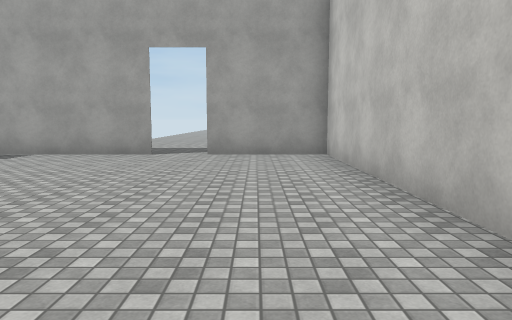
View 1 (above)

19 first-person views from a walk through a 3-D level made in the Unity game engine. The camera is 1.4 m above the floor, tilts 6° down and sees 70° across. The floor is counted in squares, 2 m on a side. Each view is taken from the middle of a square. On the plan, view 1 faces up. The plan holds only what a view shows up to about 11 squares ahead; the rest is blank. The place goes on beyond the plan. The player character is not drawn. Some animated figures are left out. Door leaves are left out, so doorways stand open. Surface patterns are stand-ins for the level's own textures.

View 2
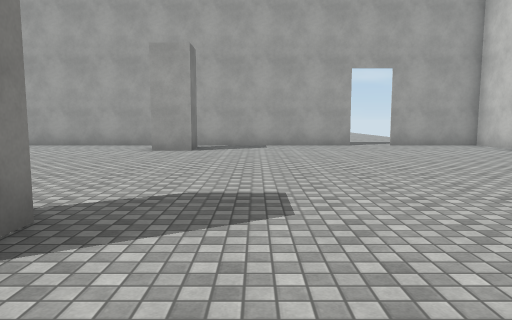

View 3
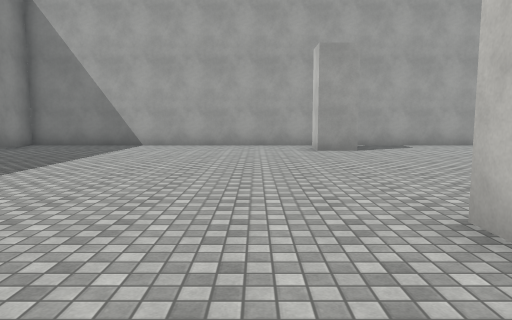

View 4
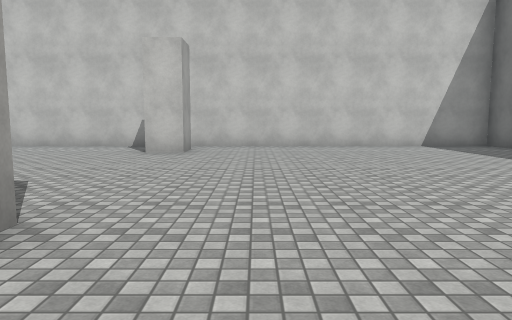

View 5
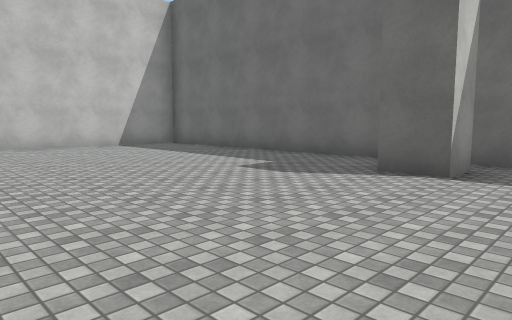

View 6
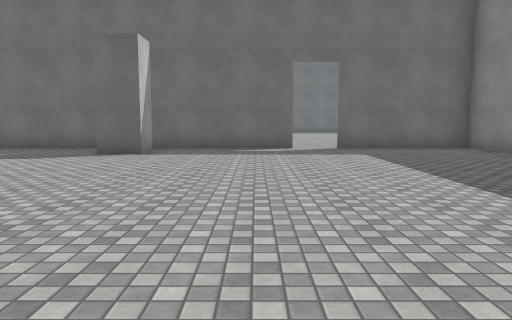

View 7
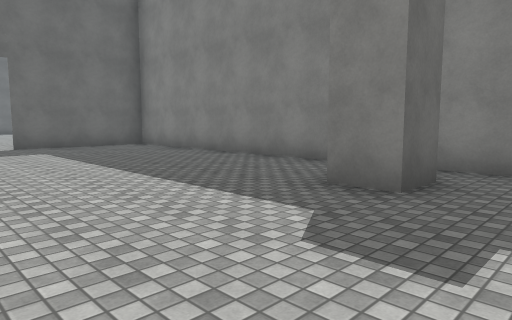

View 8
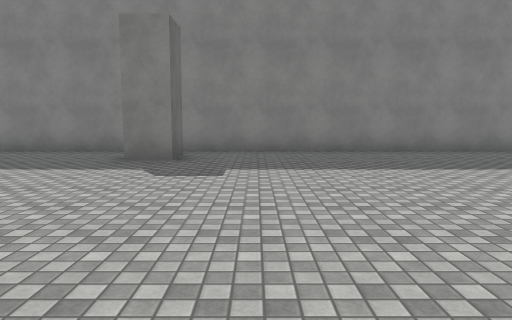

View 9
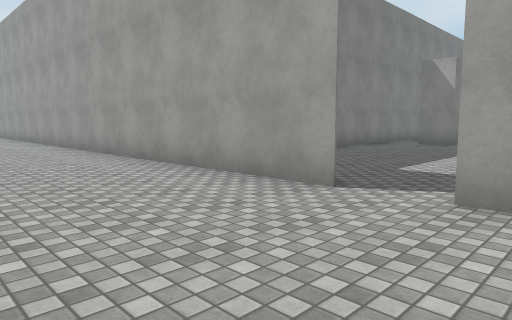

View 10
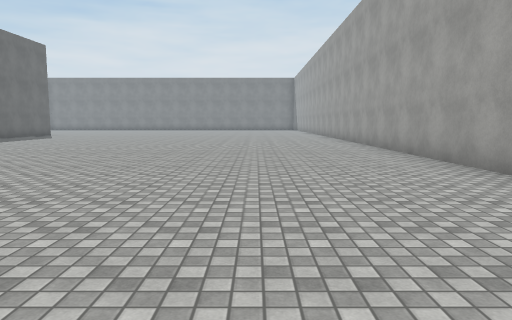

View 11
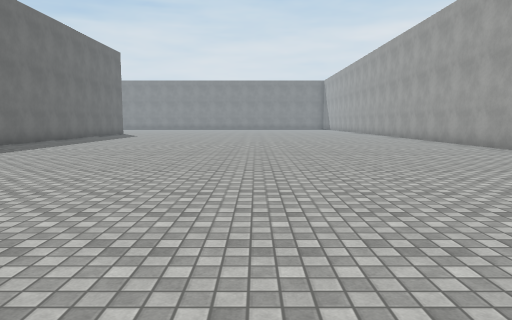

View 12
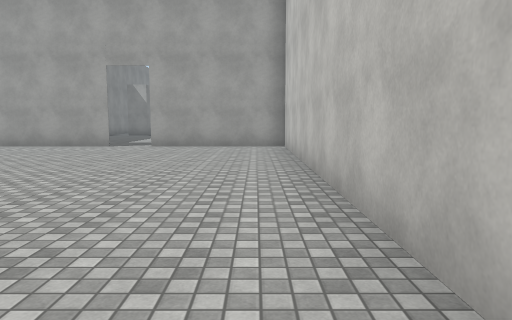

View 13
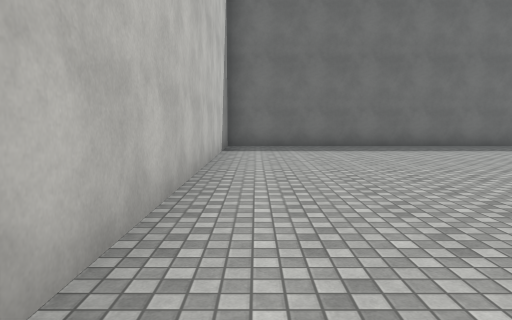

View 14
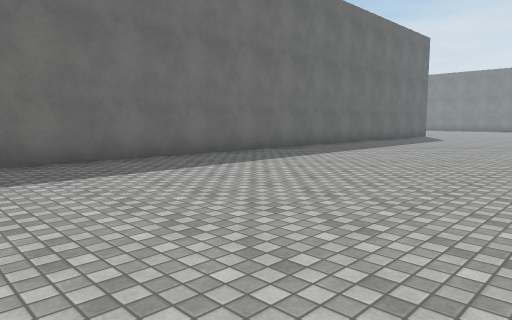

View 15
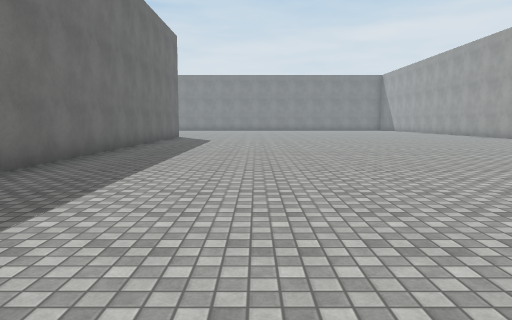

View 16
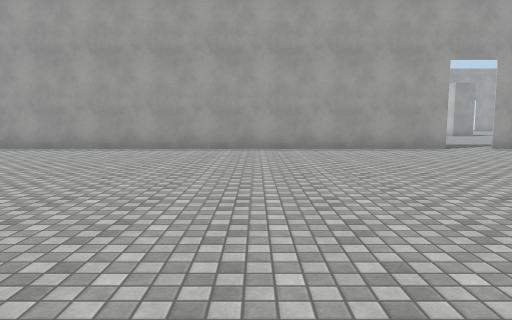

View 17
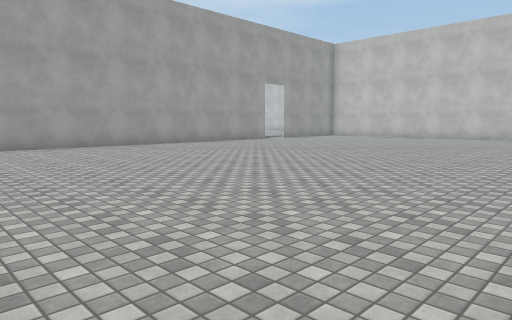

View 18
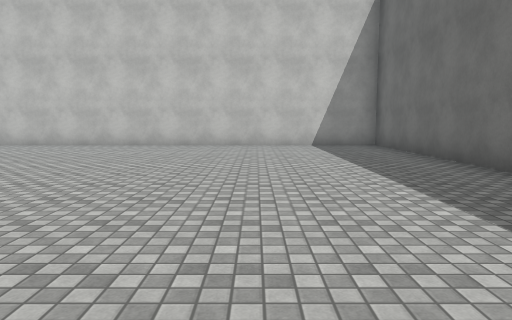

View 19
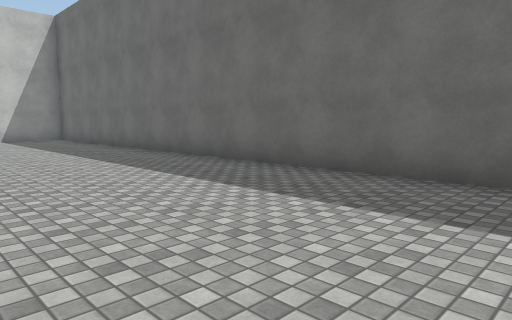

### Floor plan
Points are (right, up) in squares from view 1. A wall is a line through its corners. A room is listed if a view was taken in it or the views show most of it. See-through windows are left out.
Room 1 (views 1, 2, 3, 4, 5, 6, 7, 8)
walls: (-7.5, -1) (-7.5, -0.4); (-6.6, -0.4) (-6.6, -0.9); (-7.5, -8.9) (-7.5, -7.9) (-6.5, -7.9); (0.2, -1.4) (-0.7, -1.4) (-0.7, -0.5); (-14.5, -0.5) (-13.5, -0.5) (-13.5, -1.4) (-14.1, -1.4); (-11, -9.6) (1.5, -9.6) (1.5, 7.8) (-1.1, 7.8); (-6.6, 6.8) (-6.6, 5.8) (-7.5, 5.8) (-7.5, 6.6); (-2.1, 7.8) (-15.6, 7.8) (-15.6, -9.6) (-12.1, -9.6)
ways out: opening at (-11.5, -10) to room 2; opening at (-2, 8)
Room 2 (views 9, 10, 11, 12, 13, 14, 15, 16, 17, 18, 19)
walls: (-12.1, -9.7) (-23.5, -9.7); (-23.1, -23.5) (-7.2, -23.5) (-7.2, -9.7) (-11, -9.7)
ways out: opening at (-11.5, -10) to room 1

Where each view was taken, in squares from view 1:
view 1: 0 up, 0 right, facing up
view 2: 3 down, 5 left, facing up
view 3: 3 down, 9 left, facing up
view 4: 3 down, 9 left, facing right
view 5: 3 down, 9 left, facing down-right
view 6: 0 up, 10 left, facing down
view 7: 1 up, 10 left, facing down-left
view 8: 1 up, 7 left, facing left
view 9: 13 down, 10 left, facing up-left
view 10: 13 down, 10 left, facing left
view 11: 16 down, 8 left, facing left
view 12: 20 down, 8 left, facing up
view 13: 13 down, 8 left, facing down
view 14: 17 down, 11 left, facing down-left
view 15: 20 down, 12 left, facing left
view 16: 19 down, 17 left, facing up
view 17: 20 down, 23 left, facing up-right
view 18: 20 down, 18 left, facing right
view 19: 19 down, 22 left, facing down-right
